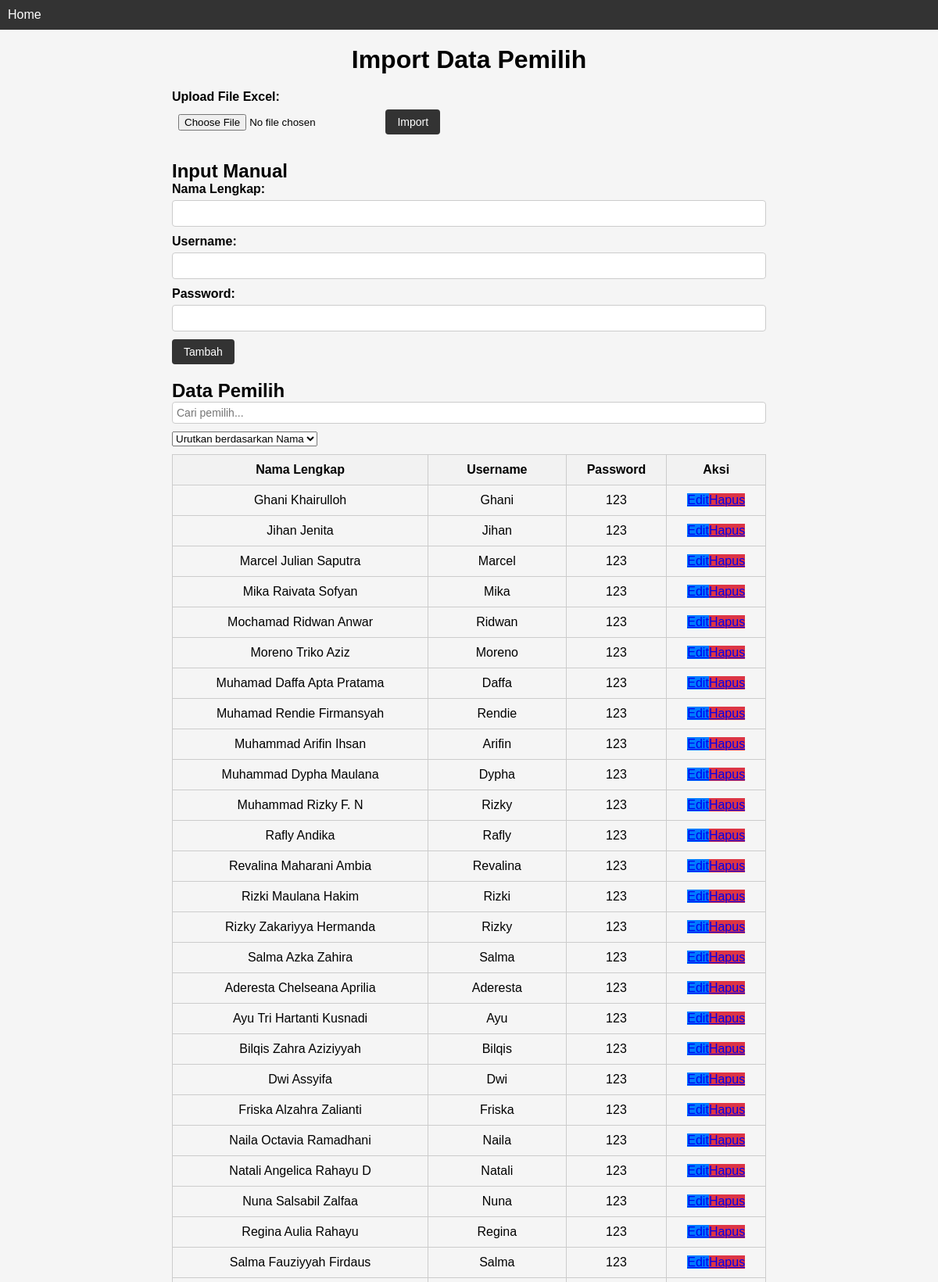
/import_voters.php (upper part), run on the app's committed database.
### tables this page shows
CREATE TABLE `users` (
  `id` int(11) NOT NULL,
  `full_name` varchar(255) NOT NULL,
  `username` varchar(50) NOT NULL,
  `password` varchar(255) NOT NULL,
  `role` enum('admin','user') NOT NULL
);

### import_voters.php (the view, shortened to what this page needs)
<?php
include 'config.php';
function getDataPemilih()
{
    global $conn;
    $query = mysqli_query($conn, "SELECT * FROM users WHERE role='user'");
    $data = mysqli_fetch_all($query, MYSQLI_ASSOC);
    return $data;
}
function showDataPemilih($data)
{
    echo '<h2>Data Pemilih</h2>';
    echo '<div class="search-box">';
    echo '<input type="text" id="search" name="search" placeholder="Cari pemilih...">';
    echo '<select id="sort" name="sort">';
    echo '<option value="">Urutkan berdasarkan Nama</option>';
    echo '</select>';
    echo '</div>';
    echo '<table id="voters-table">';
    echo '<thead>';
    echo '<tr>';
    echo '<th>Nama Lengkap</th>';
    echo '<th>Username</th>';
    echo '<th>Password</th>';
    echo '<th>Aksi</th>';
    echo '</tr>';
    echo '</thead>';
    echo '<tbody>';
    foreach ($data as $pemilih) {
        echo '<tr>';
        echo '<td>' . $pemilih['full_name'] . '</td>';
        echo '<td>' . $pemilih['username'] . '</td>';
        echo '<td>' . $pemilih['password'] . '</td>';
        echo '<td>';
        echo '<a href="edit_voter.php?id=' . $pemilih['id'] . '" class="edit-button">Edit</a>';
        echo '<a href="delete_voter.php?id=' . $pemilih['id'] . '" class="delete-button">Hapus</a>';
        echo '</td>';
        echo '</tr>';
    }
    echo '</tbody>';
    echo '</table>';
}
?>
<!DOCTYPE html>
<html>
<head>
    <link rel="stylesheet" type="text/css" href="style.css">
</head>
<body>
    <nav>
        <ul>
            <li><a href="admin.php">Home</a></li>
        </ul>
    </nav>
    <div class="container">
        <h1>Import Data Pemilih</h1>
        <form action="import_voter.php" method="POST" enctype="multipart/form-data">
            <label for="file">Upload File Excel:</label>
            <input type="file" name="file" id="file" required>
            <button type="submit">Import</button>
        </form>
        <h2>Input Manual</h2>
        <form action="process_input_manual.php" method="POST">
            <label for="fullname">Nama Lengkap:</label>
            <input type="text" name="fullname" id="fullname" required>
            <label for="username">Username:</label>
            <input type="text" name="username" id="username" required>
            <label for="password">Password:</label>
            <input type="password" name="password" id="password" required>
            <button type="submit">Tambah</button>
        </form>
        <?php
        $dataPemilih = getDataPemilih();
        showDataPemilih($dataPemilih);
        ?>
    </div>
</body>
</html>

### style.css (style rules this page uses)
* { margin: 0; padding: 0; box-sizing: border-box; }
body { font-family: Arial, sans-serif; background-color: #f5f5f5; }
.container { max-width: 800px; margin: 0 auto; padding: 20px; }
h1 { margin-bottom: 20px; text-align: center; }
form { margin-bottom: 20px; }
label { display: block; margin-bottom: 10px; font-weight: bold; }
input[type="text"], input[type="password"], textarea { width: 100%; padding: 10px; margin-bottom: 15px; border: 1px solid #ccc; border-radius: 4px; font-size: 14px; }
button { padding: 10px 20px; background-color: #4CAF50; color: #fff; border: none; border-radius: 4px; font-size: 14px; cursor: pointer; transition: background-color 0.3s; }
table { width: 100%; border-collapse: collapse; margin-bottom: 20px; }
table th, table td { padding: 10px; border: 1px solid #ccc; text-align: center; }

### import_voters.php (style rules this page uses)
body { font-family: Arial, sans-serif; margin: 0; padding: 0; }
nav { background-color: #333; color: #fff; padding: 10px; }
nav ul { list-style-type: none; margin: 0; padding: 0; }
nav ul li { display: inline-block; margin-right: 10px; }
nav ul li a { color: #fff; text-decoration: none; }
.container { max-width: 800px; margin: 0 auto; padding: 20px; }
h1 { margin-top: 0; }
form { margin-bottom: 20px; }
label { display: block; margin-bottom: 5px; }
input[type="file"], input[type="text"], input[type="password"] { padding: 8px; margin-bottom: 10px; }
button { padding: 8px 15px; background-color: #333; color: #fff; border: none; cursor: pointer; }
table { width: 100%; border-collapse: collapse; margin-bottom: 20px; }
th, td { padding: 10px; text-align: left; border-bottom: 1px solid #ddd; }
th { background-color: #f2f2f2; }
.search-box { margin-bottom: 10px; }
.search-box input { padding: 5px; margin-right: 5px; }
.edit-button { background-color: #007bff; }
.delete-button { background-color: #dc3545; }

### data on the page
users: full_name "Ghani Khairulloh", username "Ghani", password "123"
users: full_name "Jihan Jenita", username "Jihan", password "123"
users: full_name "Marcel Julian Saputra", username "Marcel", password "123"
users: full_name "Mika Raivata Sofyan", username "Mika", password "123"
users: full_name "Mochamad Ridwan Anwar", username "Ridwan", password "123"
users: full_name "Moreno Triko Aziz", username "Moreno", password "123"
users: full_name "Muhamad Daffa Apta Pratama", username "Daffa", password "123"
users: full_name "Muhamad Rendie Firmansyah", username "Rendie", password "123"
users: full_name "Muhammad Arifin Ihsan", username "Arifin", password "123"
users: full_name "Muhammad Dypha Maulana", username "Dypha", password "123"
users: full_name "Muhammad Rizky F. N", username "Rizky", password "123"
users: full_name "Rafly Andika", username "Rafly", password "123"
users: full_name "Revalina Maharani Ambia", username "Revalina", password "123"
users: full_name "Rizki Maulana Hakim", username "Rizki", password "123"
users: full_name "Rizky Zakariyya Hermanda", username "Rizky", password "123"
users: full_name "Salma Azka Zahira", username "Salma", password "123"
users: full_name "Aderesta Chelseana Aprilia", username "Aderesta", password "123"
users: full_name "Ayu Tri Hartanti Kusnadi", username "Ayu", password "123"
users: full_name "Bilqis Zahra Aziziyyah", username "Bilqis", password "123"
users: full_name "Dwi Assyifa", username "Dwi", password "123"
users: full_name "Friska Alzahra Zalianti", username "Friska", password "123"
users: full_name "Naila Octavia Ramadhani", username "Naila", password "123"
users: full_name "Natali Angelica Rahayu D", username "Natali", password "123"
users: full_name "Nuna Salsabil Zalfaa", username "Nuna", password "123"
users: full_name "Regina Aulia Rahayu", username "Regina", password "123"
users: full_name "Salma Fauziyyah Firdaus", username "Salma", password "123"
